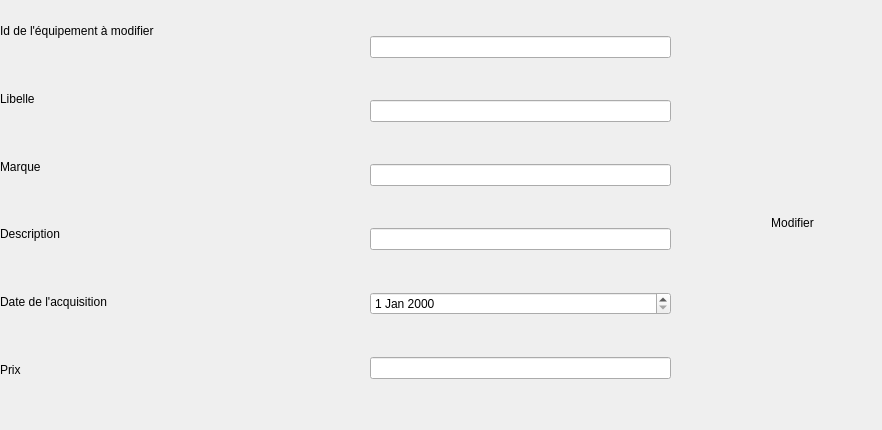
        <widget class="QWidget" name="tab_19">
         <attribute name="title">
          <string>Modifier les équipements</string>
         </attribute>
         <widget class="QWidget" name="verticalLayoutWidget_15">
          <property name="geometry">
           <rect>
            <x>0</x>
            <y>0</y>
            <width>261</width>
            <height>401</height>
           </rect>
          </property>
          <layout class="QVBoxLayout" name="verticalLayout_15">
           <item>
            <widget class="QLabel" name="label_40">
             <property name="styleSheet">
              <string notr="true">font: 10pt &quot;MS Shell Dlg 2&quot;;
background-color: transparent;
background: none;
border: none;
background-repeat: none;</string>
             </property>
             <property name="text">
              <string>Id de l'équipement à modifier</string>
             </property>
            </widget>
           </item>
           <item>
            <widget class="QLabel" name="label_41">
             <property name="styleSheet">
              <string notr="true">font: 10pt &quot;MS Shell Dlg 2&quot;;
background-color: transparent;
background: none;
border: none;
background-repeat: none;</string>
             </property>
             <property name="text">
              <string>Libelle</string>
             </property>
            </widget>
           </item>
           <item>
            <widget class="QLabel" name="label_42">
             <property name="styleSheet">
              <string notr="true">font: 10pt &quot;MS Shell Dlg 2&quot;;
background-color: transparent;
background: none;
border: none;
background-repeat: none;</string>
             </property>
             <property name="text">
              <string>Marque</string>
             </property>
            </widget>
           </item>
           <item>
            <widget class="QLabel" name="label_43">
             <property name="styleSheet">
              <string notr="true">font: 10pt &quot;MS Shell Dlg 2&quot;;
background-color: transparent;
background: none;
border: none;
background-repeat: none;</string>
             </property>
             <property name="text">
              <string>Description</string>
             </property>
            </widget>
           </item>
           <item>
            <widget class="QLabel" name="label_44">
             <property name="styleSheet">
              <string notr="true">font: 10pt &quot;MS Shell Dlg 2&quot;;
background-color: transparent;
background: none;
border: none;
background-repeat: none;</string>
             </property>
             <property name="text">
              <string>Date de l'acquisition</string>
             </property>
            </widget>
           </item>
           <item>
            <widget class="QLabel" name="label_45">
             <property name="styleSheet">
              <string notr="true">font: 10pt &quot;MS Shell Dlg 2&quot;;
background-color: transparent;
background: none;
border: none;
background-repeat: none;</string>
             </property>
             <property name="text">
              <string>Prix</string>
             </property>
            </widget>
           </item>
          </layout>
         </widget>
         <widget class="QWidget" name="verticalLayoutWidget_16">
          <property name="geometry">
           <rect>
            <x>370</x>
            <y>0</y>
            <width>301</width>
            <height>421</height>
           </rect>
          </property>
          <layout class="QVBoxLayout" name="verticalLayout_16">
           <item>
            <widget class="QLineEdit" name="mod_idE_2"/>
           </item>
           <item>
            <widget class="QLineEdit" name="mod_libelle_2"/>
           </item>
           <item>
            <widget class="QLineEdit" name="mod_marque_2"/>
           </item>
           <item>
            <widget class="QLineEdit" name="mod_description_2"/>
           </item>
           <item>
            <widget class="QDateEdit" name="mod_dateacqui_2"/>
           </item>
           <item>
            <widget class="QLineEdit" name="mod_prix_2"/>
           </item>
          </layout>
         </widget>
         <widget class="QPushButton" name="ModifierE_2">
          <property name="geometry">
           <rect>
            <x>712</x>
            <y>197</y>
            <width>161</width>
            <height>51</height>
           </rect>
          </property>
          <property name="styleSheet">
           <string notr="true">font: 10pt &quot;MS Shell Dlg 2&quot;;
background-color: transparent;
background: none;
border: none;
background-repeat: none;
border-image: url(:/new/prefix1/buttons_PNG167.png);</string>
          </property>
          <property name="text">
           <string>Modifier</string>
          </property>
         </widget>
        </widget>
